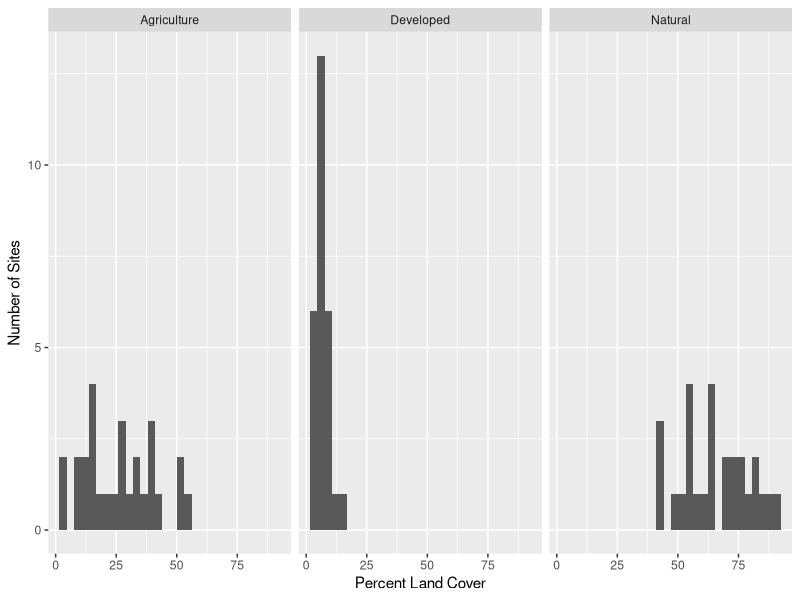

R code for this plot:

library(tidyverse)
library(dplyr)
library(ggplot2)

Land_Cover = read.csv("buffer_landscape.csv")
crops_codes = read.csv("crop_codes.csv")
Land_Cover2 = Land_Cover %>%
  select(-c("fid","Beekeeper.ID","Operation.Scale", "Apiary.1.Address", "Apiary.1.City", "Apiary.1.State", 
            "Apiary.1.ZIP", "Apiary.1.County", "Apiary.Address", "Before.Tech.Sampling", 
            "After.Tech.Sampling"))
View(Land_Cover2)

## We want to clean up this code - calculate total area in the buffer 
# around each site (RowSums), and reclassify land cover types from "CDL_1" to "corn"

Land_Cover_Cleaned = Land_Cover2 %>%
  mutate(total_area = rowSums(Land_Cover2[,4:44])) %>%
  mutate(across(CDL_1:CDL_242)/total_area)
  
Land_Cover_Cleaned_longer = pivot_longer(Land_Cover_Cleaned, cols = CDL_1:CDL_242, 
                                         names_to = 'Crop_Code', values_to = 'Value') %>%
  mutate(Value = Value*100) %>%
  left_join(crops_codes, by="Crop_Code")

aggregate_values = 
  filter(Land_Cover_Cleaned_longer,Prelim_Agg_Land_Class %in% 
           c('Agriculture','Developed','Natural')) %>%
  group_by(Apiary.1.Name, Prelim_Agg_Land_Class) %>%
  summarize(percent_land_cover = sum(Value)) 

ggplot(data = aggregate_values)+
  geom_histogram(mapping = aes(x = percent_land_cover))+
  facet_wrap(~Prelim_Agg_Land_Class)+
  ylab("Number of Sites")+
  xlab("Percent Land Cover")

# Made a ggplot
#aggregate_values %>%
#ggplot(aes(x=Apiary.1.Name, y=percent_land_cover, fill=Prelim_Agg_Land_Class))+
  #geom_bar(stat="identity", width = 0.5, position="dodge")+
  #theme_light()+
  #theme(axis.text.x = element_text(angle=75, size=12, hjust=1))+
  #facet_wrap(~Prelim_Agg_Land_Class)

